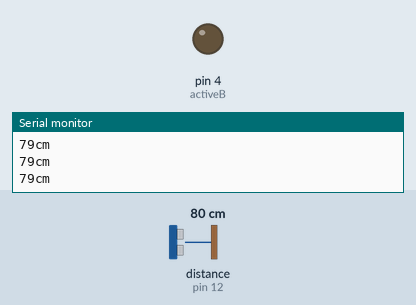
Bench run of a sketch on a simulated Arduino Uno, built with avr-gcc and run on an emulated ATmega328P. Parts: output pins drawn as LEDs (lit = HIGH), the last lines printed to the serial monitor. Wiring (inferred from the names in the program): ultrasonic range finder: trigger pin 11; echo pin 12. Dashed ring = blinking. The test bench sets the inputs (shaded band); at power-on: distance to the obstacle (sensor on pin 12) 80 cm. The echo pulse lasts 58.3 µs per cm; pins used as bus, display or sensor lines are not drawn.

Above: at 1.2 s.
1.3 s: distance to the obstacle (sensor on pin 12) set to 32 cm
2.8 s: distance to the obstacle (sensor on pin 12) set to 28 cm
At 2.93 s:
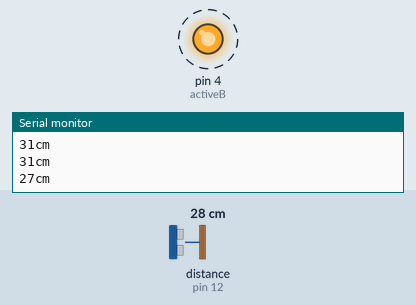
5.8 s: distance to the obstacle (sensor on pin 12) set to 2 cm
7.3 s: distance to the obstacle (sensor on pin 12) set to 35 cm
At 8.2 s:
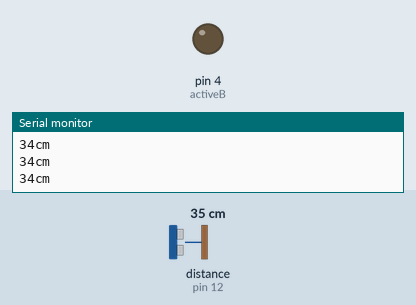
Timing chart, 0 to 9.8 s (numbered marks = the images above; inputs shaded):
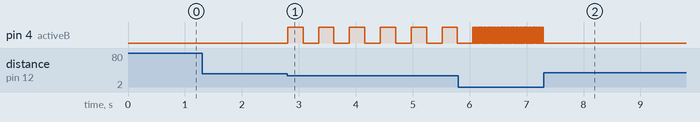

Measured:
- the behaviour switches between 31 and 30 cm on distance to the obstacle (sensor on pin 12) (found by bisection; images 0 and 1)
- after the input at 2.8 s, pin 4 (activeB): alternates HIGH for 0.27 s and LOW for 0.27 s, starting at once
- after the input at 5.8 s, pin 4 (activeB): alternates HIGH for 0.01 s and LOW for 0.01 s, starting after 0.27 s
- after the input at 7.3 s, pin 4 (activeB): stops changing and stays LOW

The sketch:

wave_02.ino
```cpp
// ultrasonic waves
const int tringPin = 11;
const int echoPin = 12;

const int activeB = 4;

void setup() {
  // put your setup code here, to run once:
  Serial.begin(115200);

  pinMode(tringPin, OUTPUT); // 초음파 발신
  pinMode(echoPin, INPUT); // 초음파 수신

  // 부저출력
  pinMode(activeB, OUTPUT);
}

void loop() {
  digitalWrite(tringPin, LOW);
  delayMicroseconds(2);
  digitalWrite(tringPin, HIGH);
  delayMicroseconds(10);
  digitalWrite(tringPin, LOW);

  long timeDistance = pulseIn(echoPin, HIGH);
  long distance = (timeDistance/2) / 29.1;

  Serial.print(distance);
  Serial.println("cm");

  if(distance < 30) {
    digitalWrite(activeB, HIGH);
    delay(distance*10);
    digitalWrite(activeB, LOW);
    delay(distance*10);
  }
}
```
